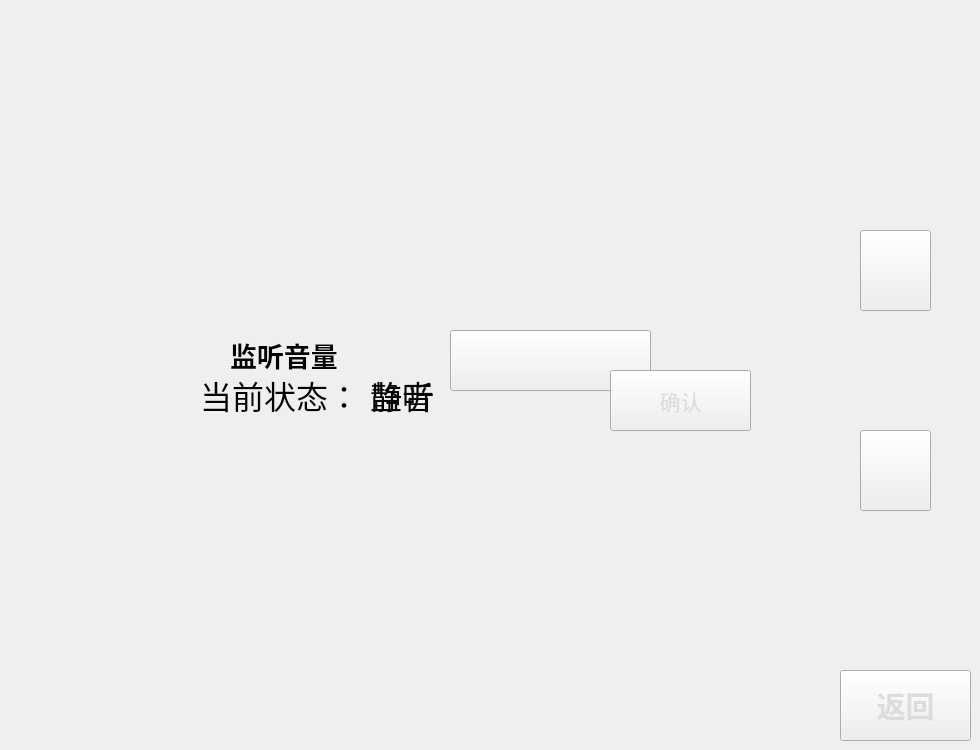
   <widget class="QWidget" name="tab_volume">
    <property name="styleSheet">
     <string notr="true">QWidget#tab_volume
{
	background-color: rgb(173, 181, 178);
}</string>
    </property>
    <attribute name="title">
     <string>页</string>
    </attribute>
    <widget class="QLabel" name="volume">
     <property name="geometry">
      <rect>
       <x>230</x>
       <y>330</y>
       <width>121</width>
       <height>51</height>
      </rect>
     </property>
     <property name="font">
      <font>
       <family>黑体</family>
       <pointsize>14</pointsize>
       <weight>75</weight>
       <bold>true</bold>
      </font>
     </property>
     <property name="styleSheet">
      <string notr="true">
color: rgb(4, 4, 4);</string>
     </property>
     <property name="text">
      <string>&lt;html&gt;&lt;head/&gt;&lt;body&gt;&lt;p&gt;&lt;span style=&quot; font-size:20pt;&quot;&gt;监听音量&lt;/span&gt;&lt;/p&gt;&lt;/body&gt;&lt;/html&gt;</string>
     </property>
    </widget>
    <widget class="QPushButton" name="lineEdit_arrive_volume_display">
     <property name="geometry">
      <rect>
       <x>450</x>
       <y>330</y>
       <width>201</width>
       <height>61</height>
      </rect>
     </property>
     <property name="font">
      <font>
       <family>黑体</family>
       <pointsize>24</pointsize>
       <weight>75</weight>
       <bold>true</bold>
      </font>
     </property>
     <property name="styleSheet">
      <string notr="true">QPushButton
{
	border-image: url(:/button_normal.png);
	color: rgb(220, 220, 220);
}</string>
     </property>
     <property name="text">
      <string/>
     </property>
     <property name="flat">
      <bool>false</bool>
     </property>
    </widget>
    <widget class="QPushButton" name="pushButton_volume_up">
     <property name="geometry">
      <rect>
       <x>860</x>
       <y>230</y>
       <width>71</width>
       <height>81</height>
      </rect>
     </property>
     <property name="styleSheet">
      <string notr="true">QPushButton
{
	border-image: url(:/key_button_up.png);
}
QPushButton::pressed
{
	border-image:url(:/key_button_left_yellow.png);
}</string>
     </property>
     <property name="text">
      <string/>
     </property>
    </widget>
    <widget class="QPushButton" name="pushButton_volume_down">
     <property name="geometry">
      <rect>
       <x>860</x>
       <y>430</y>
       <width>71</width>
       <height>81</height>
      </rect>
     </property>
     <property name="styleSheet">
      <string notr="true">QPushButton
{
	border-image: url(:/key_button_down.png);
}
QPushButton::pressed
{
	border-image:url(:/key_button_right_yellow.png);
}</string>
     </property>
     <property name="text">
      <string/>
     </property>
    </widget>
    <widget class="QPushButton" name="pushButton_error_message_back_volume">
     <property name="geometry">
      <rect>
       <x>840</x>
       <y>670</y>
       <width>131</width>
       <height>71</height>
      </rect>
     </property>
     <property name="font">
      <font>
       <family>Agency FB</family>
       <pointsize>22</pointsize>
       <weight>75</weight>
       <bold>true</bold>
      </font>
     </property>
     <property name="styleSheet">
      <string notr="true">QPushButton
{
	border-image: url(:/button_normal.png);
	color: rgb(220, 220, 220);
}

QPushButton::pressed
{
	color: rgb(220, 220, 220);
	border-image: url(:/yellow_square.png);
}</string>
     </property>
     <property name="text">
      <string>返回</string>
     </property>
    </widget>
    <widget class="QLabel" name="volume_2">
     <property name="geometry">
      <rect>
       <x>370</x>
       <y>370</y>
       <width>101</width>
       <height>51</height>
      </rect>
     </property>
     <property name="font">
      <font>
       <family>黑体</family>
       <pointsize>24</pointsize>
       <weight>50</weight>
       <bold>false</bold>
      </font>
     </property>
     <property name="styleSheet">
      <string notr="true">color: rgb(4, 4, 4);</string>
     </property>
     <property name="text">
      <string>&lt;html&gt;&lt;head/&gt;&lt;body&gt;&lt;p&gt;监听&lt;/p&gt;&lt;/body&gt;&lt;/html&gt;</string>
     </property>
    </widget>
    <widget class="QPushButton" name="pushButton_set_moin">
     <property name="geometry">
      <rect>
       <x>610</x>
       <y>370</y>
       <width>141</width>
       <height>61</height>
      </rect>
     </property>
     <property name="font">
      <font>
       <family>微软雅黑</family>
       <pointsize>16</pointsize>
       <weight>50</weight>
       <bold>false</bold>
      </font>
     </property>
     <property name="styleSheet">
      <string notr="true">QPushButton::pressed
{
	color: rgb(220, 220, 220);
	border-image: url(:/yellow_square.png);
}
QPushButton
{
	border-image: url(:/button_normal.png);
	color: rgb(220, 220, 220);
}</string>
     </property>
     <property name="text">
      <string>确认</string>
     </property>
    </widget>
    <widget class="QLabel" name="volume_3">
     <property name="geometry">
      <rect>
       <x>370</x>
       <y>370</y>
       <width>101</width>
       <height>51</height>
      </rect>
     </property>
     <property name="font">
      <font>
       <family>黑体</family>
       <pointsize>24</pointsize>
       <weight>50</weight>
       <bold>false</bold>
      </font>
     </property>
     <property name="styleSheet">
      <string notr="true">color: rgb(4, 4, 4);</string>
     </property>
     <property name="text">
      <string>&lt;html&gt;&lt;head/&gt;&lt;body&gt;&lt;p&gt;静音&lt;/p&gt;&lt;/body&gt;&lt;/html&gt;</string>
     </property>
    </widget>
    <widget class="QLabel" name="volume_4">
     <property name="geometry">
      <rect>
       <x>200</x>
       <y>370</y>
       <width>161</width>
       <height>51</height>
      </rect>
     </property>
     <property name="font">
      <font>
       <family>黑体</family>
       <pointsize>24</pointsize>
       <weight>50</weight>
       <bold>false</bold>
      </font>
     </property>
     <property name="styleSheet">
      <string notr="true">color: rgb(4, 4, 4);</string>
     </property>
     <property name="text">
      <string>&lt;html&gt;&lt;head/&gt;&lt;body&gt;&lt;p&gt;当前状态：&lt;/p&gt;&lt;/body&gt;&lt;/html&gt;</string>
     </property>
    </widget>
    <zorder>volume</zorder>
    <zorder>lineEdit_arrive_volume_display</zorder>
    <zorder>pushButton_volume_up</zorder>
    <zorder>pushButton_volume_down</zorder>
    <zorder>pushButton_error_message_back_volume</zorder>
    <zorder>pushButton_set_moin</zorder>
    <zorder>volume_3</zorder>
    <zorder>volume_4</zorder>
    <zorder>volume_2</zorder>
   </widget>
